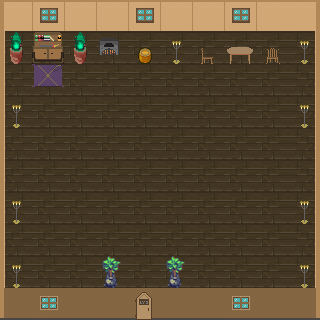

Rendered tile map (Tiled .tmx) drawn with the repository's tilesets; below, a short description and the full map source, tile grids included:
An orthogonal 10x10 tile map with 32x32 px tiles, 3 tile layers (Floor, Walls, Objects).

<map version="1.2" tiledversion="1.2.2" orientation="orthogonal" renderorder="left-down" width="10" height="10" tilewidth="32" tileheight="32" infinite="0" nextlayerid="4" nextobjectid="1">
 <tileset firstgid="1" source="tileset1.tsx" />
 <layer id="1" name="Floor" width="10" height="10">
  <data encoding="csv">
112,112,112,112,112,112,112,112,112,112,
112,112,112,112,112,112,112,112,112,112,
112,112,112,112,112,112,112,112,112,112,
112,112,112,112,112,112,112,112,112,112,
112,112,112,112,112,112,112,112,112,112,
112,112,112,112,112,112,112,112,112,112,
112,112,112,112,112,112,112,112,112,112,
112,112,112,112,112,112,112,112,112,112,
112,112,112,112,112,112,112,112,112,112,
112,112,112,112,112,112,112,112,112,112
</data>
 </layer>
 <layer id="2" name="Walls" width="10" height="10">
  <data encoding="csv">
101,103,102,102,103,102,102,103,102,2147483749,
111,0,0,0,0,0,0,0,0,2147483759,
111,0,0,0,0,0,0,0,0,2147483759,
111,0,0,0,0,0,0,0,0,2147483759,
111,0,0,0,0,0,0,0,0,2147483759,
111,0,0,0,0,0,0,0,0,2147483759,
111,0,0,0,0,0,0,0,0,2147483759,
111,0,0,0,0,0,0,0,0,2147483759,
111,0,0,0,0,0,0,0,0,2147483759,
121,122,122,113,123,113,122,122,122,2147483769
</data>
 </layer>
 <layer id="3" name="Objects" width="10" height="10">
  <data encoding="csv">
0,0,0,0,0,0,0,0,0,0,
40,82,40,92,5,83,87,86,88,83,
0,91,0,0,0,0,0,0,0,0,
83,0,0,0,0,0,0,0,0,83,
0,0,0,0,0,0,0,0,0,0,
0,0,0,0,0,0,0,0,0,0,
83,0,0,0,0,0,0,0,0,83,
0,0,0,0,0,0,0,0,0,0,
83,0,0,65,0,65,0,0,0,83,
2147483772,114,104,104,0,104,104,114,104,124
</data>
 </layer>
</map>